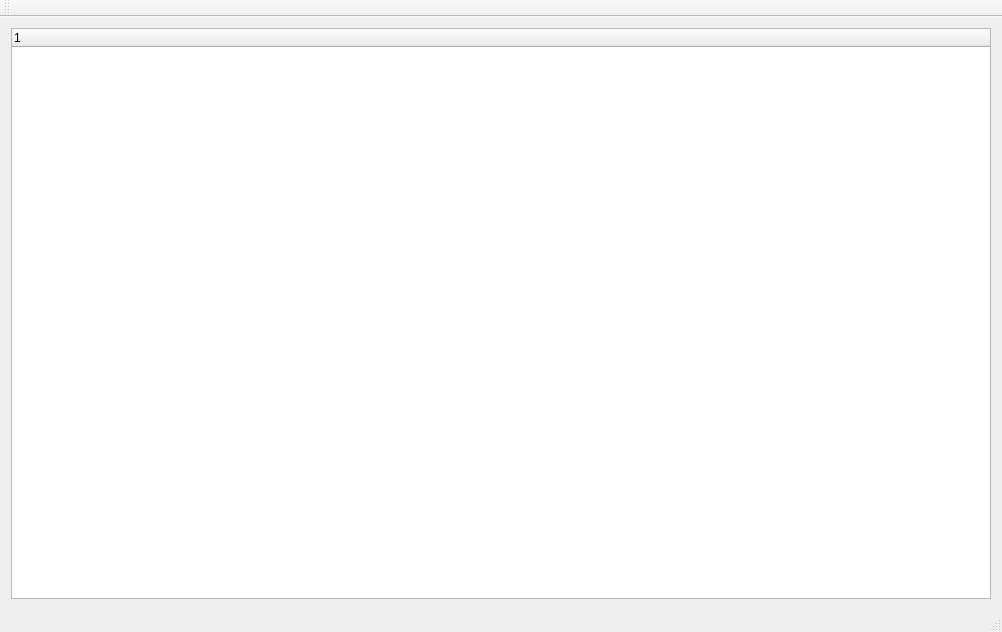
<?xml version="1.0" encoding="UTF-8"?>
<ui version="4.0">
 <class>cMainWindow</class>
 <widget class="QMainWindow" name="cMainWindow">
  <property name="geometry">
   <rect>
    <x>0</x>
    <y>0</y>
    <width>1002</width>
    <height>632</height>
   </rect>
  </property>
  <property name="windowTitle">
   <string>qtSerien</string>
  </property>
  <widget class="QWidget" name="centralWidget">
   <layout class="QGridLayout" name="gridLayout">
    <item row="0" column="0">
     <widget class="QTreeWidget" name="m_lpSeriesList">
      <property name="contextMenuPolicy">
       <enum>Qt::CustomContextMenu</enum>
      </property>
      <property name="editTriggers">
       <set>QAbstractItemView::NoEditTriggers</set>
      </property>
      <property name="alternatingRowColors">
       <bool>true</bool>
      </property>
      <property name="selectionMode">
       <enum>QAbstractItemView::ExtendedSelection</enum>
      </property>
      <property name="rootIsDecorated">
       <bool>false</bool>
      </property>
      <column>
       <property name="text">
        <string notr="true">1</string>
       </property>
      </column>
     </widget>
    </item>
   </layout>
  </widget>
  <widget class="QMenuBar" name="menuBar">
   <property name="geometry">
    <rect>
     <x>0</x>
     <y>0</y>
     <width>1002</width>
     <height>21</height>
    </rect>
   </property>
  </widget>
  <widget class="QToolBar" name="mainToolBar">
   <attribute name="toolBarArea">
    <enum>TopToolBarArea</enum>
   </attribute>
   <attribute name="toolBarBreak">
    <bool>false</bool>
   </attribute>
  </widget>
  <widget class="QStatusBar" name="statusBar"/>
 </widget>
 <layoutdefault spacing="6" margin="11"/>
 <resources/>
 <connections/>
</ui>
